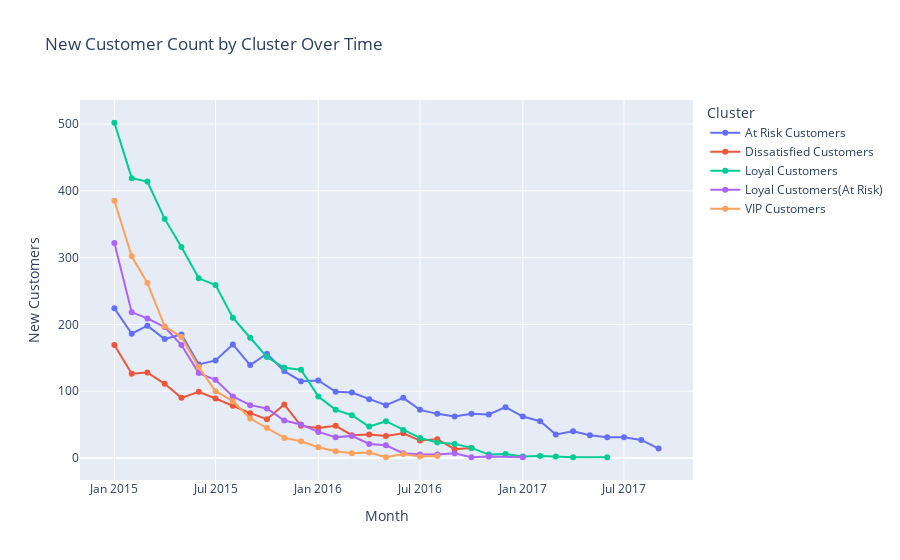

The notebook cell this image was saved under:
### Markdown cell above
### 고객이 각 클러스터에 언제 신규로 포함되었는가?

### Code cell
# 각 고객별로 첫 구매 날짜와 그 때의 군집을 계산
customer_first_purchase = df.groupby('Customer Id').agg({
    'order date (DateOrders)': 'min',  # 첫 구매 날짜
    'Cluster': 'first'  # 첫 구매 시의 군집
}).reset_index()

# 첫 구매 날짜를 월별로 변환
customer_first_purchase['First Purchase Month'] = customer_first_purchase['order date (DateOrders)'].dt.to_period('M')

# 월별, 군집별로 신규 포함된 고객 수 계산
new_customers_per_cluster = customer_first_purchase.groupby(['First Purchase Month', 'Cluster']).size().reset_index(name='New Customers')

# Period 객체를 YYYY-MM 형식의 문자열로 변환
new_customers_per_cluster['First Purchase Month'] = new_customers_per_cluster['First Purchase Month'].dt.strftime('%Y-%m')

# 2017년 10월 데이터 제외
new_customers_per_cluster = new_customers_per_cluster[new_customers_per_cluster['First Purchase Month'] != '2017-10']

# 그래프 객체 생성
fig = go.Figure()

# 신규 고객 수 데이터 추가 (선 그래프)
for cluster in new_customers_per_cluster['Cluster'].unique():
    cluster_data = new_customers_per_cluster[new_customers_per_cluster['Cluster'] == cluster]
    fig.add_trace(go.Scatter(
        x=cluster_data['First Purchase Month'],
        y=cluster_data['New Customers'],
        mode='lines+markers',
        name=f'{cluster}'
    ))

# 레이아웃 설정
fig.update_layout(
    title='New Customer Count by Cluster Over Time',
    xaxis_title='Month',
    yaxis_title='New Customers',
    legend_title='Cluster'
)

# 그래프 표시
fig.show()

### Figure 1 — Plotly figure (JSON) as saved in the notebook; plotly's stock layout.template omitted (floating-point values rounded to 4 significant figures)
{"data": [{"mode": "lines+markers", "name": "At Risk Customers", "type": "scatter", "x": ["2015-01", "2015-02", "2015-03", "2015-04", "2015-05", "2015-06", "2015-07", "2015-08", "2015-09", "2015-10", "2015-11", "2015-12", "2016-01", "2016-02", "2016-03", "2016-04", "2016-05", "2016-06", "2016-07", "2016-08", "2016-09", "2016-10", "2016-11", "2016-12", "2017-01", "2017-02", "2017-03", "2017-04", "2017-05", "2017-06", "2017-07", "2017-08", "2017-09"], "y": [224, 186, 198, 178, 185, 140, 146, 170, 139, 156, 130, 115, 116, 99, 98, 88, 79, 90, 72, 66, 62, 66, 65, 76, 62, 55, 35, 40, 34, 31, 31, 27, 14]}, {"mode": "lines+markers", "name": "Dissatisfied Customers", "type": "scatter", "x": ["2015-01", "2015-02", "2015-03", "2015-04", "2015-05", "2015-06", "2015-07", "2015-08", "2015-09", "2015-10", "2015-11", "2015-12", "2016-01", "2016-02", "2016-03", "2016-04", "2016-05", "2016-06", "2016-07", "2016-08", "2016-09", "2016-10"], "y": [169, 126, 128, 111, 90, 99, 89, 78, 67, 58, 80, 48, 45, 48, 34, 35, 33, 37, 26, 28, 13, 15]}, {"mode": "lines+markers", "name": "Loyal Customers", "type": "scatter", "x": ["2015-01", "2015-02", "2015-03", "2015-04", "2015-05", "2015-06", "2015-07", "2015-08", "2015-09", "2015-10", "2015-11", "2015-12", "2016-01", "2016-02", "2016-03", "2016-04", "2016-05", "2016-06", "2016-07", "2016-08", "2016-09", "2016-10", "2016-11", "2016-12", "2017-01", "2017-02", "2017-03", "2017-04", "2017-06"], "y": [502, 419, 414, 358, 316, 269, 259, 210, 180, 151, 135, 132, 92, 72, 64, 47, 55, 42, 30, 23, 21, 15, 5, 6, 2, 3, 2, 1, 1]}, {"mode": "lines+markers", "name": "Loyal Customers(At Risk)", "type": "scatter", "x": ["2015-01", "2015-02", "2015-03", "2015-04", "2015-05", "2015-06", "2015-07", "2015-08", "2015-09", "2015-10", "2015-11", "2015-12", "2016-01", "2016-02", "2016-03", "2016-04", "2016-05", "2016-06", "2016-07", "2016-08", "2016-09", "2016-10", "2016-11", "2017-01"], "y": [322, 218, 209, 196, 169, 127, 117, 92, 79, 74, 56, 50, 39, 31, 33, 21, 19, 7, 5, 5, 7, 1, 2, 1]}, {"mode": "lines+markers", "name": "VIP Customers", "type": "scatter", "x": ["2015-01", "2015-02", "2015-03", "2015-04", "2015-05", "2015-06", "2015-07", "2015-08", "2015-09", "2015-10", "2015-11", "2015-12", "2016-01", "2016-02", "2016-03", "2016-04", "2016-05", "2016-06", "2016-07", "2016-08"], "y": [385, 302, 262, 197, 181, 136, 100, 85, 59, 45, 30, 25, 16, 10, 7, 8, 1, 6, 2, 3]}], "layout": {"legend": {"title": {"text": "Cluster"}}, "title": {"text": "New Customer Count by Cluster Over Time"}, "xaxis": {"title": {"text": "Month"}}, "yaxis": {"title": {"text": "New Customers"}}}}
